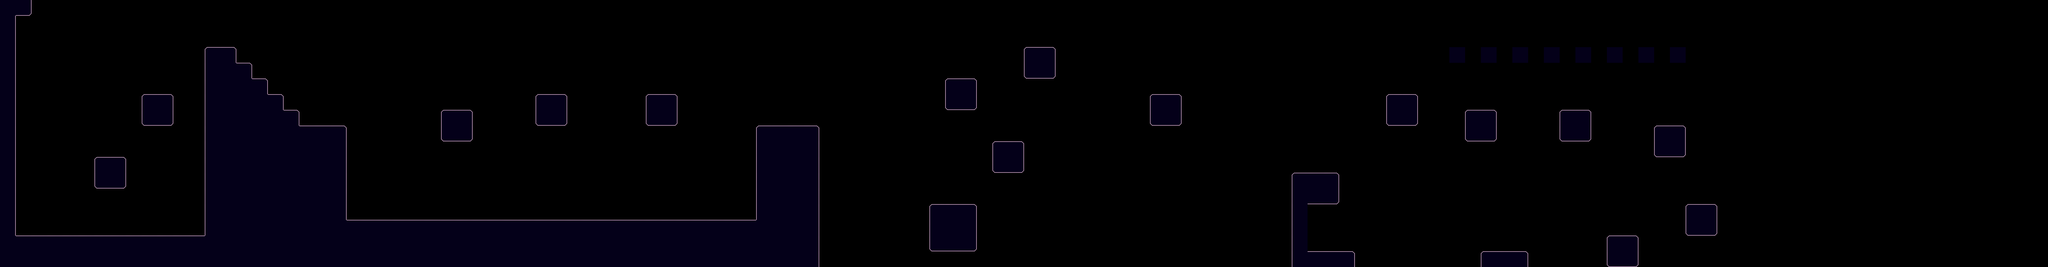

This is a level from a 2D game, rendered from its Tiled map with the project's own tilesets. A one-line summary and the map file follow, with tile-layer data summarised:
An orthogonal 130x17 tile map with 64x64 px tiles, 1 tile layer (walls), 5 tilesets and 26 objects (8x Weighted Platform, 3x laser, 3x Checkpoint, 2x Moving Platform, 0, ...).

<map version="1.10" tiledversion="1.10.2" orientation="orthogonal" renderorder="right-down" width="130" height="17" tilewidth="64" tileheight="64" infinite="0" nextlayerid="20" nextobjectid="694">
 <tileset firstgid="1" source="../Tiled/Images.tsx" />
 <tileset firstgid="75" source="../Tiled/platforms.tsx" />
 <tileset firstgid="148" source="../Tiled/walls.tsx" />
 <tileset firstgid="160" source="../Tiled/Backgrounds.tsx" />
 <tileset firstgid="164" source="../Tiled/rabbeatTileset.tsx" />
 <objectgroup id="2" name="background" locked="1">
  <object id="536" name="0" gid="57" x="1439" y="757" width="130" height="130">
   <properties>
    <property name="num" type="int" value="0" />
   </properties>
  </object>
  <object id="690" gid="163" x="0" y="1088" width="9696" height="1088" />
 </objectgroup>
 <objectgroup id="18" name="backgroundArt" />
 <layer id="1" name="walls" width="130" height="17">
  <data>[2210 cells, 350 non-empty, 9 distinct tile ids]</data>
 </layer>
 <objectgroup id="10" name="weightedPlatforms">
  <object id="673" type="Weighted Platform" gid="139" x="1856" y="1280" width="192" height="32">
   <properties>
    <property name="genre" value="jazz" />
    <property name="moveTime" type="int" value="0" />
    <property name="num" type="int" value="0" />
    <property name="platformInterval" type="int" value="1" />
    <property name="waitTime" type="int" value="3" />
   </properties>
  </object>
  <object id="674" type="Weighted Platform" gid="141" x="1664" y="1424" width="192" height="32">
   <properties>
    <property name="genre" value="synth" />
    <property name="moveTime" type="int" value="0" />
    <property name="num" type="int" value="0" />
    <property name="platformInterval" type="int" value="1" />
    <property name="waitTime" type="int" value="3" />
   </properties>
  </object>
  <object id="675" type="Weighted Platform" gid="142" x="208" y="1696" width="128" height="32">
   <properties>
    <property name="genre" value="jazz" />
    <property name="moveTime" type="int" value="0" />
    <property name="num" type="int" value="1" />
    <property name="platformInterval" type="int" value="1" />
    <property name="waitTime" type="int" value="3" />
   </properties>
  </object>
  <object id="676" type="Weighted Platform" gid="143" x="336" y="1696" width="128" height="32">
   <properties>
    <property name="genre" value="jazz" />
    <property name="moveTime" type="int" value="0" />
    <property name="num" type="int" value="2" />
    <property name="platformInterval" type="int" value="1" />
    <property name="waitTime" type="int" value="3" />
   </properties>
  </object>
  <object id="677" type="Weighted Platform" gid="144" x="5024" y="1200" width="128" height="32">
   <properties>
    <property name="genre" value="jazz" />
    <property name="moveTime" type="int" value="0" />
    <property name="num" type="int" value="3" />
    <property name="platformInterval" type="int" value="1" />
    <property name="waitTime" type="int" value="3" />
   </properties>
  </object>
  <object id="678" type="Weighted Platform" gid="145" x="208" y="1792" width="128" height="32">
   <properties>
    <property name="genre" value="synth" />
    <property name="moveTime" type="int" value="0" />
    <property name="num" type="int" value="1" />
    <property name="platformInterval" type="int" value="1" />
    <property name="waitTime" type="int" value="3" />
   </properties>
  </object>
  <object id="679" type="Weighted Platform" gid="146" x="320" y="1792" width="128" height="32">
   <properties>
    <property name="genre" value="synth" />
    <property name="moveTime" type="int" value="0" />
    <property name="num" type="int" value="2" />
    <property name="platformInterval" type="int" value="1" />
    <property name="waitTime" type="int" value="3" />
   </properties>
  </object>
  <object id="680" type="Weighted Platform" gid="147" x="5024" y="1424" width="128" height="32">
   <properties>
    <property name="genre" value="synth" />
    <property name="moveTime" type="int" value="0" />
    <property name="num" type="int" value="3" />
    <property name="platformInterval" type="int" value="1" />
    <property name="waitTime" type="int" value="3" />
   </properties>
  </object>
 </objectgroup>
 <objectgroup id="16" name="movingPlatforms">
  <object id="681" type="Moving Platform" gid="140" x="416" y="1872" width="192" height="32">
   <properties>
    <property name="moveTime" type="int" value="0" />
    <property name="num" type="int" value="0" />
    <property name="pos" type="int" value="1" />
    <property name="totalPos" type="int" value="2" />
    <property name="waitTime" type="int" value="1" />
   </properties>
  </object>
  <object id="682" type="Moving Platform" gid="140" x="208" y="1872" width="192" height="32">
   <properties>
    <property name="moveTime" type="int" value="0" />
    <property name="num" type="int" value="0" />
    <property name="pos" type="int" value="0" />
    <property name="totalPos" type="int" value="2" />
    <property name="waitTime" type="int" value="1" />
   </properties>
  </object>
 </objectgroup>
 <objectgroup id="13" name="platforms">
  <object id="662" gid="132" x="320" y="1280" width="128" height="32">
   <properties>
    <property name="align" value="right" />
   </properties>
  </object>
  <object id="665" gid="130" x="288" y="1344" width="128" height="32">
   <properties>
    <property name="align" value="left" />
   </properties>
  </object>
  <object id="670" type="laser" gid="136" x="320" y="1568" width="36" height="64">
   <properties>
    <property name="align" value="bottom" />
   </properties>
  </object>
  <object id="671" type="laser" gid="137" x="320" y="1520" width="36" height="64">
   <properties>
    <property name="align" value="middle" />
   </properties>
  </object>
  <object id="672" type="laser" gid="138" x="816" y="1216" width="36" height="64">
   <properties>
    <property name="align" value="top" />
   </properties>
  </object>
  <object id="691" gid="132" x="1408" y="736" width="128" height="32">
   <properties>
    <property name="align" value="right" />
   </properties>
  </object>
  <object id="692" gid="132" x="5504" y="1056" width="128" height="32">
   <properties>
    <property name="align" value="right" />
   </properties>
  </object>
 </objectgroup>
 <objectgroup id="7" name="enemies">
  <object id="548" type="Bear" gid="9" x="5312" y="1024" width="173" height="200">
   <properties>
    <property name="beatList" value="15" />
   </properties>
  </object>
  <object id="687" type="Bat" gid="59" x="-64" y="1664" width="176" height="97">
   <properties>
    <property name="beatList" value="15" />
   </properties>
  </object>
  <object id="685" type="Beehive" gid="14" x="0" y="1568" width="150" height="150">
   <properties>
    <property name="beatList" value="15" />
    <property name="isRight" type="bool" value="false" />
   </properties>
  </object>
 </objectgroup>
 <objectgroup id="8" name="checkpoints">
  <object id="565" type="Checkpoint" gid="8" x="64" y="960" width="130" height="130">
   <properties>
    <property name="num" type="int" value="0" />
   </properties>
  </object>
  <object id="576" type="Checkpoint" gid="8" x="5248" y="704" width="130" height="130">
   <properties>
    <property name="num" type="int" value="2" />
   </properties>
  </object>
  <object id="669" type="Checkpoint" gid="8" x="3104" y="512" width="130" height="130">
   <properties>
    <property name="num" type="int" value="1" />
   </properties>
  </object>
 </objectgroup>
 <objectgroup id="6" name="player">
  <object id="2" name="player" gid="3" x="256" y="960" width="75" height="142" />
 </objectgroup>
 <objectgroup id="9" name="goal" />
 <objectgroup id="12" name="foregroundArt" class="bigwire" />
</map>
